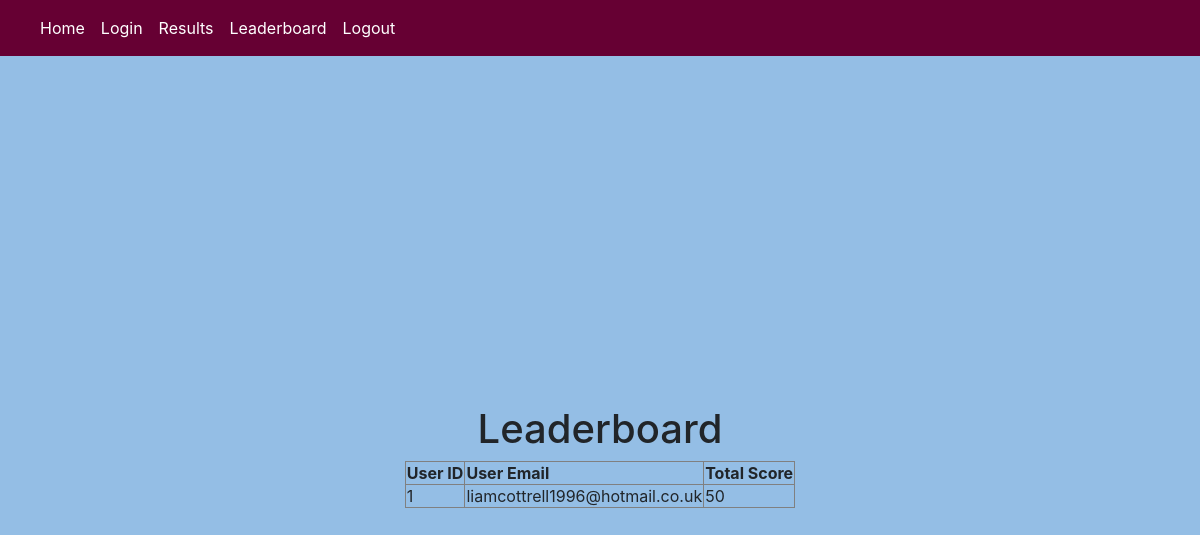
The app's page /leaderboard with its own data.
### app.py (models this page shows, shortened)
class User(db.Model):
    id = db.Column(db.Integer, primary_key=True)
    email = db.Column(db.String(120), unique=True, nullable=False)
    password = db.Column(db.String(60), nullable=False)

### app.py (the view)
@app.route('/leaderboard')
def leaderboard():
    all_users = User.query.all()
    leaderboard_data = []
    for user in all_users:
        user_id = user.id
        user_email = user.email
        user_scores = Scores.query.filter_by(user_id=user_id).all()
        total_score = sum(score.player_score for score in user_scores)
        leaderboard_data.append({'user_id': user_id, 'user_email': user_email, 'total_score': total_score})
    leaderboard_data.sort(key=lambda x: x['total_score'], reverse=True)
    return render_template('leaderboard.html', leaderboard_data=leaderboard_data)

### templates/leaderboard.html (shortened to what this page needs)
{% extends "base.html" %}
{% block content %}
    <h1>Leaderboard</h1>
    <table border="1">
        <thead>
            <tr>
                <th>User ID</th>
                <th>User Email</th>
                <th>Total Score</th>
            </tr>
        </thead>
        <tbody>
            {% for data in leaderboard_data %}
                <tr>
                    <td>{{ data.user_id }}</td>
                    <td>{{ data.user_email }}</td>
                    <td>{{ data.total_score }}</td>
                </tr>
            {% endfor %}
        </tbody>
    </table>
{% endblock %}

### static/styles.css (style rules this page uses)
body { background-color: #94BEE5; }

### records on screen
User: user_id "1", user_email "liamcottrell1996@hotmail.co.uk", total_score "50"
